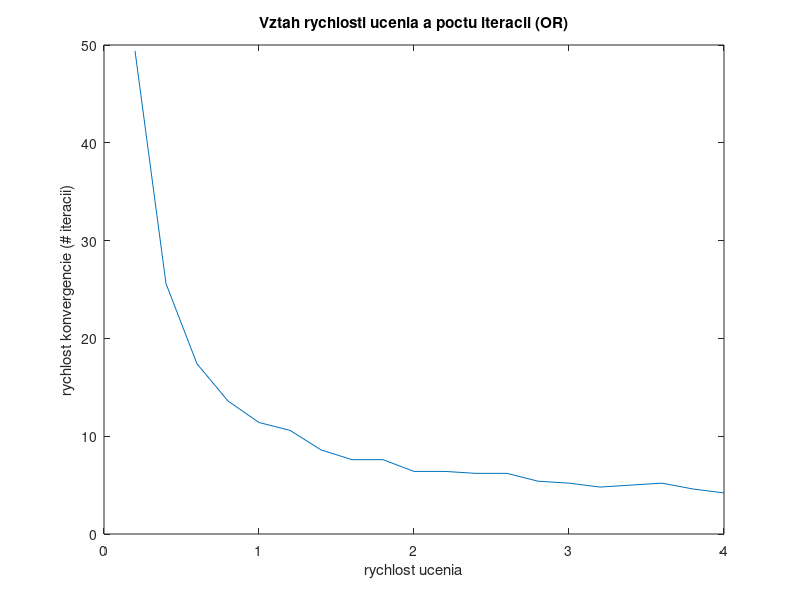

Recreate this plot in MATLAB.
alphas = [0,0.2,0.4,0.6,0.8,1.0,1.2,1.4,1.6,1.8,2.0,2.2,2.4,2.6,2.8,3.0,3.2,3.4,3.6,3.8,4.0];
values = [Inf(1),49.4,25.6,17.4,13.6,11.4,10.6,8.6,7.6,7.6,6.4,6.4,6.2,6.2,5.4,5.2,4.8,5.0,5.2,4.6,4.2];
plot(alphas, values);
title('Vztah rychlosti ucenia a poctu iteracii (OR)');
xlabel('rychlost ucenia');
ylabel('rychlost konvergencie (# iteracii)');
